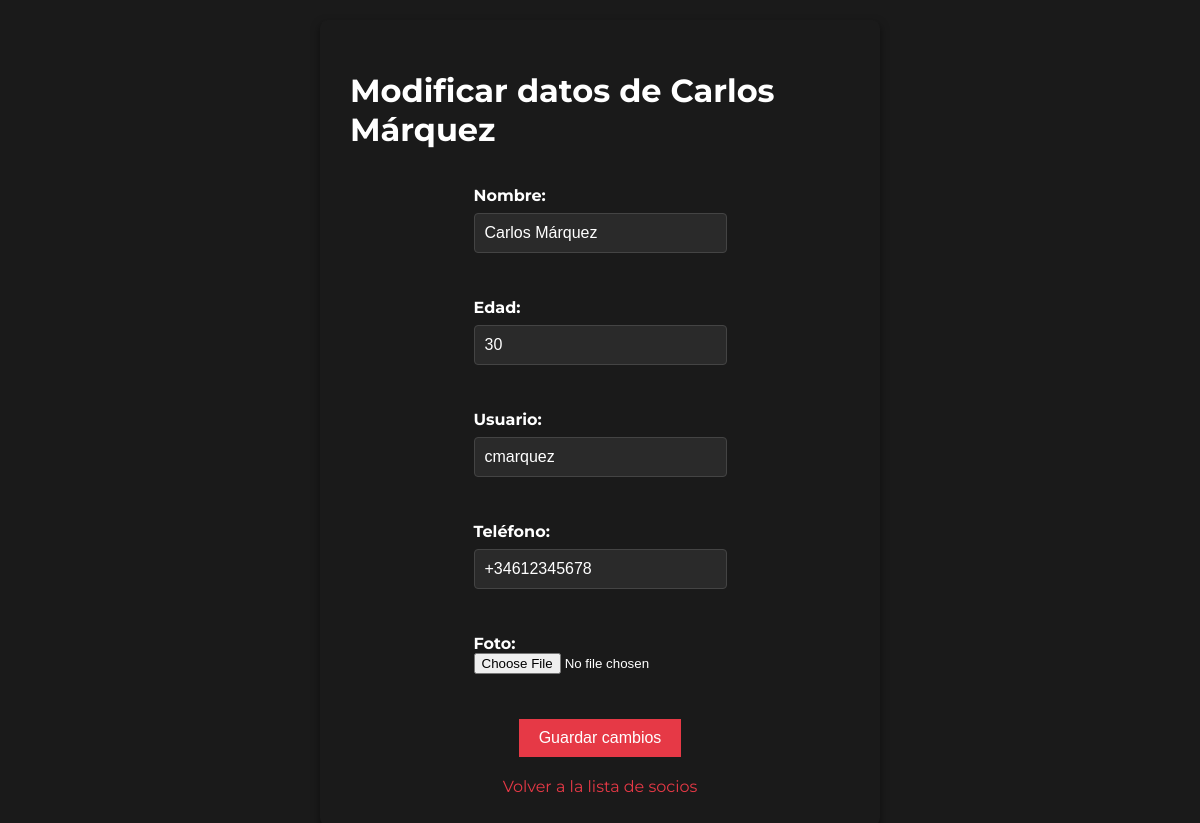
Screenshot of /src/forms/formularioModificarSocio.php?id=1 (signed in) with the database file from the repository.
### tables this page shows
CREATE TABLE socios (
    id_socio INT AUTO_INCREMENT PRIMARY KEY,
    nombre VARCHAR(100) NOT NULL,
    edad INT,
    contraseña VARCHAR(255) NOT NULL,
    usuario VARCHAR(50) UNIQUE NOT NULL,
    telefono VARCHAR(15),
    foto VARCHAR(255)
);

### src/php/modificarSocio.php (called while the page is built, shortened)
<?php
require_once("conexion.php");
if (isset($_GET['id'])) {
    $id_socio = $_GET['id'];
    $consulta = "SELECT nombre, edad, usuario, telefono, foto FROM socios WHERE id_socio = ?";
    $stmt = $conexion->prepare($consulta);
    $stmt->bind_param("i", $id_socio);
    $stmt->execute();
    $resultado = $stmt->get_result();
    if ($resultado->num_rows > 0) {
        $socio = $resultado->fetch_assoc();
    } else {
        echo "No se encontró el socio.";
        exit;
    }
} else {
    echo "ID de socio no especificado.";
    exit;
}
?>

### src/forms/formularioModificarSocio.php (the view, shortened to what this page needs)
<!DOCTYPE html>
<html lang="es">
<head>
    <link rel="stylesheet" href="../../styles/formulario.css">
</head>
<body>
    <div class="box">
        <div class="form-container">
            <?php include '../php/modificarSocio.php'; ?>
            <h1>Modificar datos de <?php echo htmlspecialchars($socio['nombre']); ?></h1>
            <form method="POST" action="" enctype="multipart/form-data">
                <label>Nombre:</label>
                <input type="text" name="nombre" value="<?php echo htmlspecialchars($socio['nombre']); ?>"><br>
                <span class="result" id="errorNombre"></span>
                <label>Edad:</label>
                <input type="number" name="edad" value="<?php echo htmlspecialchars($socio['edad']); ?>"><br>
                <span class="result" id="errorEdad"></span>
                <label>Usuario:</label>
                <input type="text" name="usuario" value="<?php echo htmlspecialchars($socio['usuario']); ?>"><br>
                <span class="result" id="errorUsuario"></span>
                <label>Teléfono:</label>
                <input type="text" name="telefono" value="<?php echo htmlspecialchars($socio['telefono']); ?>"><br>
                <span class="result" id="errorTelefono"></span>
                <label>Foto:</label>
                <input type="file" name="foto" accept="image/*" ><br>
                <span class="result" id="errorFoto"></span>
                <input type="submit" value="Guardar cambios">
            </form>
            <a href='../../socios.php'>Volver a la lista de socios</a>
        </div>
    </div>
</body>
</html>

### styles/formulario.css (style rules this page uses)
:root { --color-fondo: #1a1a1a; --color-texto: #ffffff; --color-primario: #e63946; --color-secundario: #ff1c1c; --color-form-fondo: #2a2a2a; --color-sombra: rgba(0, 0, 0, 0.5); --color-mensaje: #3a3a3a; --color-mensaje-error: #f8d7da; --color-borde-error: #f44336; --color-link: #e63946; --color-boton: #e63946; --color-boton-hover: #ff4d4d; }
body { font-family: 'Montserrat', sans-serif; color: var(--color-texto); background-color: var(--color-fondo); margin: 0; padding: 0; box-sizing: border-box; }
.box { min-height: 100vh; display: flex; align-items: center; justify-content: center; padding: 20px; }
.form-container { display: flex; flex-direction: column; align-items: center; justify-content: center; width: 100%; max-width: 500px; padding: 30px; background-color: var(--color-fondo); box-shadow: 0 4px 8px var(--color-sombra); border-radius: 8px; }
label { display: block; margin-top: 15px; font-weight: bold; color: var(--color-texto); }
input[type="text"], input[type="email"], input[type="tel"], input[type="date"], input[type="number"], input[type="password"], select, textarea { width: 100%; padding: 10px; margin-top: 8px; border: 1px solid #444; border-radius: 4px; background-color: var(--color-form-fondo); font-size: 16px; color: var(--color-texto); box-sizing: border-box; }
input[type="submit"] { background-color: var(--color-primario); color: #fff; border: none; cursor: pointer; transition: background-color 0.3s ease; width: auto; padding: 10px 20px; font-size: 16px; margin-top: 15px; display: block; margin-left: auto; margin-right: auto; }
.form-container a { display: block; margin-top: 20px; text-align: center; color: var(--color-link); text-decoration: none; }
span.result { margin-left: 5px; display: inline; font-size: 20px; line-height: 30px; padding-left: 30px; background-position: left; background-repeat: no-repeat; background-size: 20px 20px; }

### rows the page displays
socios: nombre "Carlos Márquez", edad "30", usuario "cmarquez", telefono "+34612345678"
